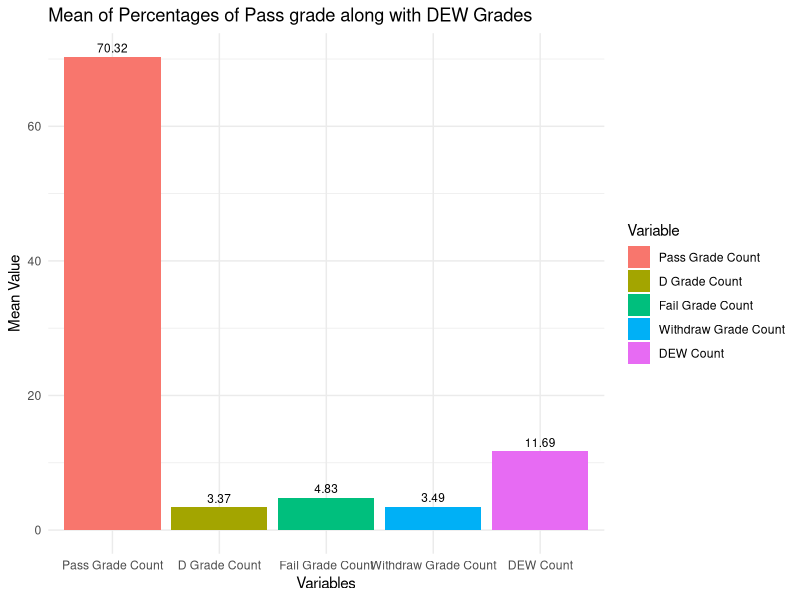

R code for this plot:
## ---- chunk 1
#| code-fold: true
#| code-summary: "Load Libraries"

suppressWarnings(library(tidyverse))
library(knitr)
library(lubridate)
library(ggplot2)
## ---- chunk 2
#| code-fold: true
#| code-summary: "Read in Data"
# read in data
dew_data <- read.csv("data/clean_dew_data.csv")
kable(head(dew_data))

## ---- chunk 3
#| code-fold: true
#| code-summary: "summary of total courses"

# add the column names
table1<- dew_data %>% group_by(College) %>% count(TERM_LD)
table1 <- table1 %>% pivot_wider(names_from = TERM_LD, values_from = n)
kable(table1, caption = "Total Course Offering for Each College per Semester")
## ---- chunk 4
#| code-fold: true
#| code-summary: "remove low course offering colleges"
dew_data <- dew_data %>% filter(College != "College of Medicine - Tucson",
                                College != "College of Nursing",
                                College != "College of Public Health",
                                College != "Colleges of Letters Arts & Sci",
                                College != "Graduate College",
                                College != "James E Rogers College of Law",
                                College != "R Ken Coit College of Pharmacy",
                                College != "W.A. Franke Honors College")

## ---- chunk 5
#| code-fold: true
#| code-summary: "summary of total enrollment"
# total enrollment table
enrollment <- aggregate(Total.Student.Count~College + TERM_LD, data=dew_data, sum)
enrollment <- enrollment %>% pivot_wider(names_from = TERM_LD, values_from = Total.Student.Count)
kable(enrollment, caption =  "Total Student Enrollment for Each College per Semester")
## ---- chunk 6
#| code-fold: true
#| code-summary: "summary of total enrollment"
dew_total <- aggregate(DEW_COUNT~College + TERM_LD, data=dew_data, sum)
dew_total <- dew_total %>% pivot_wider(names_from = TERM_LD, values_from = DEW_COUNT)
kable(dew_total, caption =  "Total D, F, W Grade Counts for Each College per Semester")
## ---- chunk 7
#| code-fold: true
#| code-summary: "summary of total enrollment"
dew_data <- dew_data %>% filter(College != "College of Applied Sci & Tech",
                                College != "College of Education",
                                College != "College of Engineering",
                                College != "College of Fine Arts")
## ---- chunk 8
#| code-fold: true
#| code-summary: "average number of students per course"
student_per_course <- aggregate(Total.Student.Count ~College + TERM_LD, data=dew_data, mean)
# round to nearest whole digit
student_per_course$Total.Student.Count <- round(student_per_course$Total.Student.Count)
# pivot wider
student_per_course <- student_per_course %>% pivot_wider(names_from = TERM_LD, values_from = Total.Student.Count)
# display table
kable(student_per_course, caption =  "Average Number of Students per Course by College Each Semester")
## ---- chunk 9
#| code-fold: true
#| code-summary: "average number of students per course"
dew_per_course <- aggregate(Percent.DEW ~College + TERM_LD, data=dew_data, mean)
# round to 2 digits
dew_per_course$Percent.DEW <- round(dew_per_course$Percent.DEW, 2)
# pivot wider
dew_per_course <- dew_per_course %>% pivot_wider(names_from = TERM_LD, values_from = Percent.DEW)
# display table
kable(dew_per_course, caption =  "Average Number of D, F, and W Grade(percentage) per Course by College Each Semester")
## ---- chunk 10
# should we add a line chart here?
  
## ---- chunk 11
# Assuming you have the ggplot2 library installed
# If not, install it using install.packages("ggplot2")
library(ggplot2)

# Define the order of variables
variable_order <- c( "Pass Grade Count", "D Grade Count", "Fail Grade Count", "Withdraw Grade Count", "DEW Count")

# Creating a data frame with the means
means_data <- data.frame(
  Variable = factor(variable_order, levels = variable_order),
  Mean_Value = c(
    #mean(clean_dew_data$Total.Student.Count), Write a note on this
    mean(dew_data$PASS_GRADE_COUNT),
    mean(dew_data$D_GRADE_COUNT),
    mean(dew_data$FAIL_GRADE_COUNT),
    mean(dew_data$WITHDRAW_GRADE_COUNT),
    mean(dew_data$DEW_COUNT)
  )
)

# Creating a bar plot
ggplot(means_data, aes(x = Variable, y = Mean_Value, fill = Variable)) +
  geom_bar(stat = "identity") +
  geom_text(aes(label = round(Mean_Value, 2)), vjust = -0.5, size = 3) +  # Add text labels
  labs(title = "Mean of Percentages of Pass grade along with DEW Grades",
       x = "Variables",
       y = "Mean Value") +
  theme_minimal()

## ---- chunk 12
# Assuming you have the dplyr, knitr, and stringr libraries installed
# If not, install them using install.packages(c("dplyr", "knitr", "stringr"))
library(dplyr)
library(knitr)
library(stringr)

# Group by College and calculate the mean for each grade-related column
college_means_data <- dew_data %>%
  group_by(College) %>%
  summarise(PASS_GRADE_COUNT = mean(PASS_GRADE_COUNT),
            D_GRADE_COUNT = mean(D_GRADE_COUNT),
            FAIL_GRADE_COUNT = mean(FAIL_GRADE_COUNT),
            WITHDRAW_GRADE_COUNT = mean(WITHDRAW_GRADE_COUNT),
            DEW_COUNT = mean(DEW_COUNT))

# Remove underscores from column names
names(college_means_data) <- str_replace_all(names(college_means_data), "_", " ")

# Round off mean values to two decimal points
college_means_data[, -1] <- round(college_means_data[, -1], 2)

# Create a kable table for means of each grade-related column for each college
kable(college_means_data, 
               caption = "Means for Total Pass, D, E, W, and Total DEW Counts Across Colleges")
